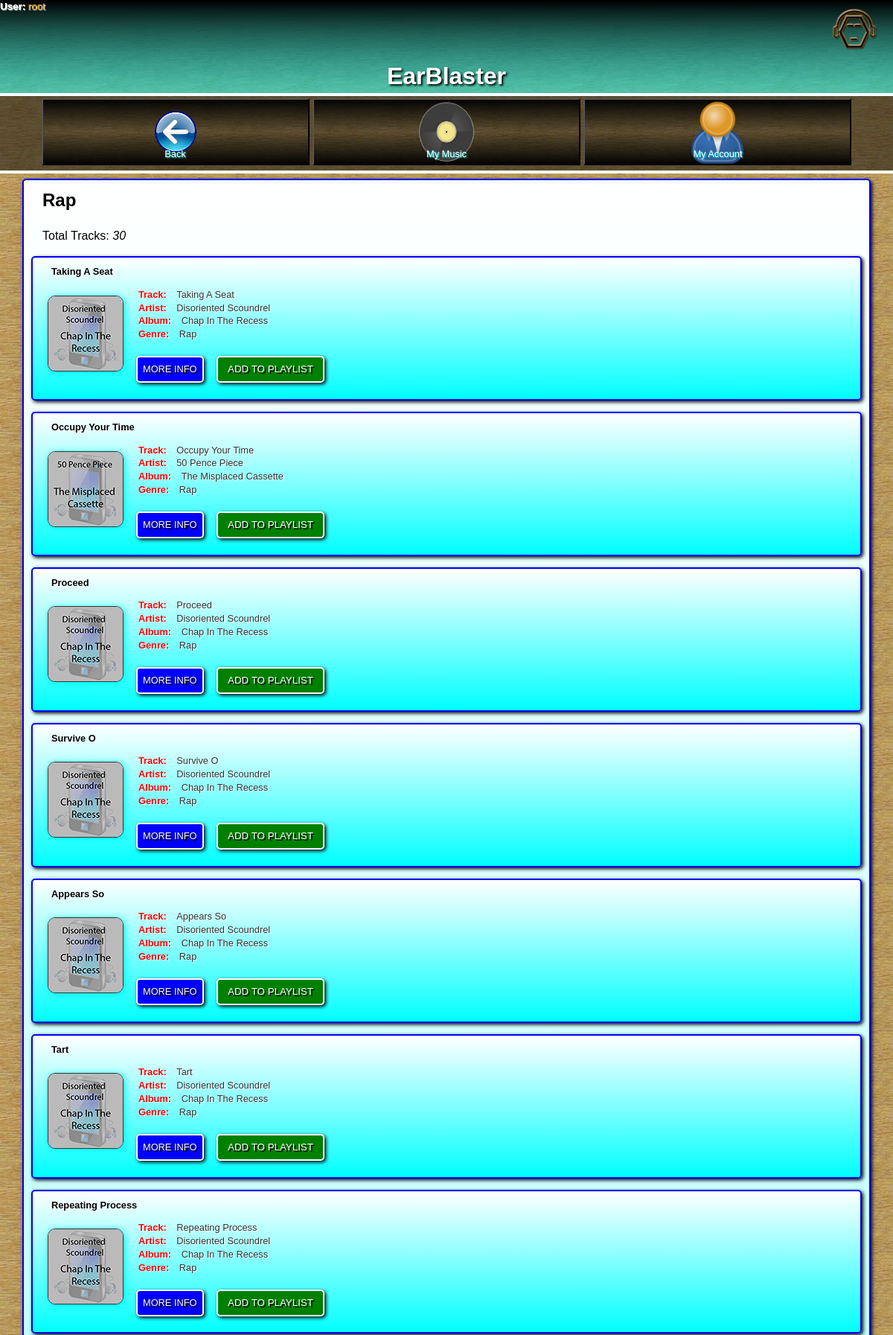
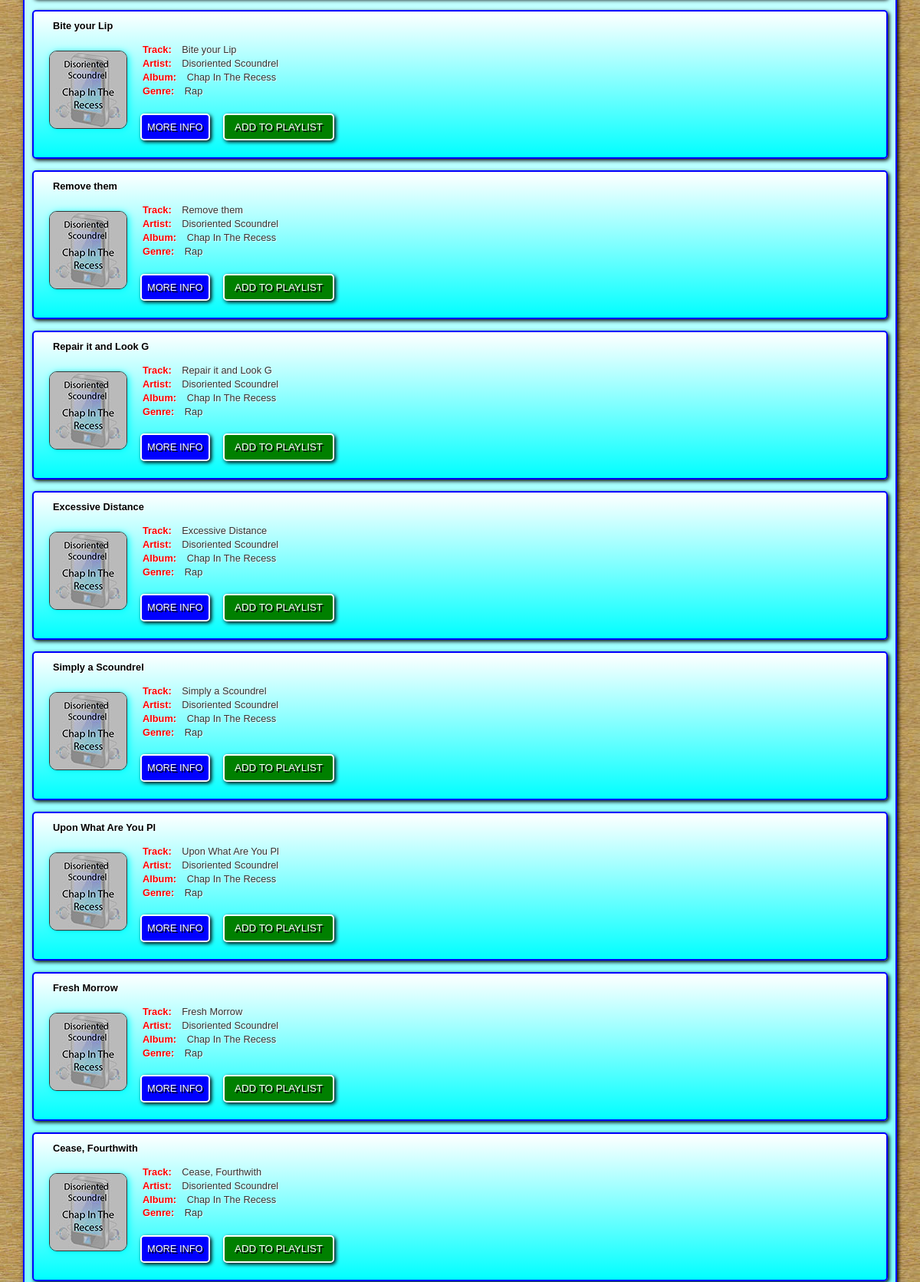
Screenshot of /genre.php?genreName=Rap (signed in, upper part) with the database file from the repository (2 pictures, top to bottom).
### tables this page shows
CREATE TABLE IF NOT EXISTS `tracks` (
  `track_id` int(11) NOT NULL AUTO_INCREMENT,
  `artist` varchar(100) NOT NULL,
  `album` varchar(100) NOT NULL DEFAULT '',
  `description` text NOT NULL,
  `name` varchar(40) NOT NULL DEFAULT '0.00',
  `genre` varchar(50) NOT NULL,
  `image` varchar(100) NOT NULL,
  `thumb` varchar(100) NOT NULL,
  `sample` varchar(100) NOT NULL,
  PRIMARY KEY (`track_id`)
);

### php/displayGenre.php (the view, shortened to what this page needs)
<?php
	$genreName = $_GET["genreName"];
	$sql="SELECT * FROM tracks WHERE genre=\"" . $genreName . "\"";
	$result=mysql_query($sql);
	echo '<h2>' . $genreName . '</h2>';
	$sqlCount = "SELECT COUNT(*) FROM tracks WHERE genre=\"" . $genreName . "\"";
	$resultCount=mysql_query($sqlCount);
	$count = mysql_result($resultCount, 0, 0);
	echo '<p>Total Tracks: <i>' . $count . '</i></p>';
while ($row = mysql_fetch_array($result, MYSQL_ASSOC)) {
	echo '
		   	<div class="trackItem">
        	<p class="trackTitle">' . $row["name"] . '</p>
            <img src="' . $row["thumb"] . '" width="100px" height="100px" class="trackImage" alt="' . $row["name"] . ' image">
            <p>
            <span>Track: </span> ' . $row["name"] . ' <br>
            <span>Artist: </span> ' . $row["artist"] . ' <br>
            <span>Album: </span> ' . $row["album"] . ' <br>
            <span>Genre: </span> ' . $row["genre"] . ' <br>
            </p>
            <a class="buttonBlue" href="track.php?trackid=' . $row["track_id"] . '"> MORE INFO </a>
		<div class="dropdownMenuP">
  		<button class="dropButtonP">ADD TO PLAYLIST</button>
  			<div class="dropdownContentP">';
  			echo '
			</div>
		</div>
			<div class="clearfloat"></div>
        </div>
	';
}
?>

### style.css (style rules this page uses)
html { margin:0; padding:0; height:100%; text-shadow:1px 1px 1px white; }
body { font: 100%/1.4 Verdana, Arial, Helvetica, sans-serif; background: url(images/background.jpg) repeat; margin: 0; padding: 0; height:100%; word-wrap:break-word; }
h1, h2, h3, h4, h5, h6, p { margin-top: 0; padding-right: 15px; padding-left: 15px; }
a:link { color:#03F; text-decoration:none; }
.buttonBlue { border-radius:5px; background-color:blue; border:2px solid white; padding:7px; margin:7px; color:white; box-shadow: 2px 2px 5px black; text-decoration: none; overflow: hidden; cursor: pointer; text-shadow:2px 2px black; font-family:Verdana, Geneva, sans-serif; display:inline-block; }
.trackBlock a { color:white; text-decoration:none; }
.trackBlock span { color:orange; margin:10px; font-weight:700; }
.trackItem { background: linear-gradient(to bottom, rgba(255,255,255,1) 0%,rgba(0,255,255,1) 100%); border:2px solid blue; border-radius:5px; box-shadow:2px 2px 5px black; color:#333; transition: all 0.2s ease-in-out; padding:10px; font-size:80%; margin-bottom:15px; }
.trackItem a { color:white; text-decoration:none; }
.trackItem span { color:red; margin:10px; font-weight:700; }
.trackTitle { color:black; font-weight:700; }
.trackImage { float:left; box-shadow:2px 2px 10px cyan; border:1px solid #333; border-radius:10px; margin:10px; }
.dropButtonP { background-color:transparent; border:0px; color:white; text-shadow:2px 2px black; font-family:Verdana, Geneva, sans-serif; }
.dropdownMenuP { border-radius:5px; background-color:green; border:2px solid white; padding:7px; margin:7px; box-shadow: 2px 2px 5px black; text-decoration: none; overflow: hidden; cursor: pointer; display:inline-block; }

### rows the page displays
tracks: name "Taking A Seat", thumb (picture), artist "Disoriented Scoundrel", album "Chap In The Recess", genre "Rap"
tracks: name "Occupy Your Time", thumb (picture), artist "50 Pence Piece", album "The Misplaced Cassette", genre "Rap"
tracks: name "Proceed", thumb (picture), artist "Disoriented Scoundrel", album "Chap In The Recess", genre "Rap"
tracks: name "Survive O", thumb (picture), artist "Disoriented Scoundrel", album "Chap In The Recess", genre "Rap"
tracks: name "Appears So", thumb (picture), artist "Disoriented Scoundrel", album "Chap In The Recess", genre "Rap"
tracks: name "Tart", thumb (picture), artist "Disoriented Scoundrel", album "Chap In The Recess", genre "Rap"
tracks: name "Repeating Process", thumb (picture), artist "Disoriented Scoundrel", album "Chap In The Recess", genre "Rap"
tracks: name "Bite your Lip", thumb (picture), artist "Disoriented Scoundrel", album "Chap In The Recess", genre "Rap"
tracks: name "Remove them", thumb (picture), artist "Disoriented Scoundrel", album "Chap In The Recess", genre "Rap"
tracks: name "Repair it and Look G", thumb (picture), artist "Disoriented Scoundrel", album "Chap In The Recess", genre "Rap"
tracks: name "Excessive Distance", thumb (picture), artist "Disoriented Scoundrel", album "Chap In The Recess", genre "Rap"
tracks: name "Simply a Scoundrel", thumb (picture), artist "Disoriented Scoundrel", album "Chap In The Recess", genre "Rap"
tracks: name "Upon What Are You Pl", thumb (picture), artist "Disoriented Scoundrel", album "Chap In The Recess", genre "Rap"
tracks: name "Fresh Morrow", thumb (picture), artist "Disoriented Scoundrel", album "Chap In The Recess", genre "Rap"
tracks: name "Cease, Fourthwith", thumb (picture), artist "Disoriented Scoundrel", album "Chap In The Recess", genre "Rap"

### other values shown
$_SESSION["userid"] "root"
$genreName "Rap"
$count "30"
